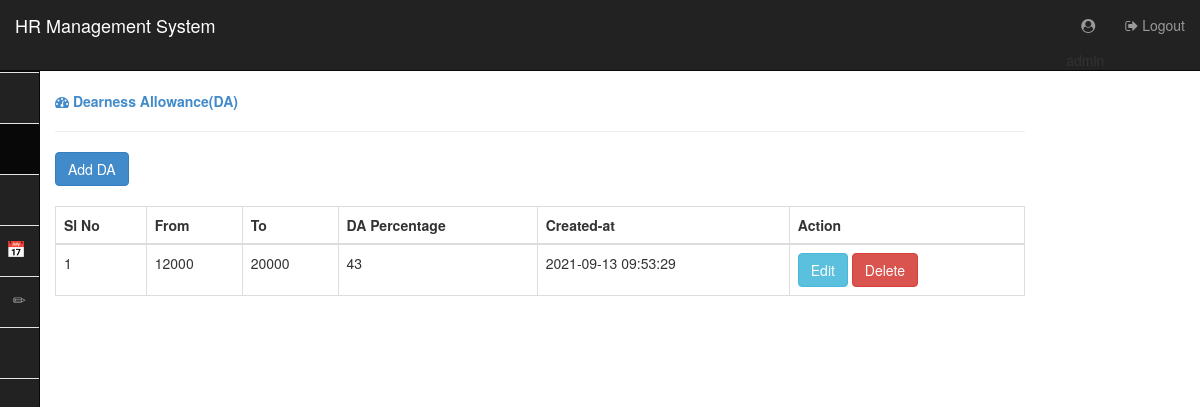
The page /admin/da-index.php (signed in) on the database as committed earlier.
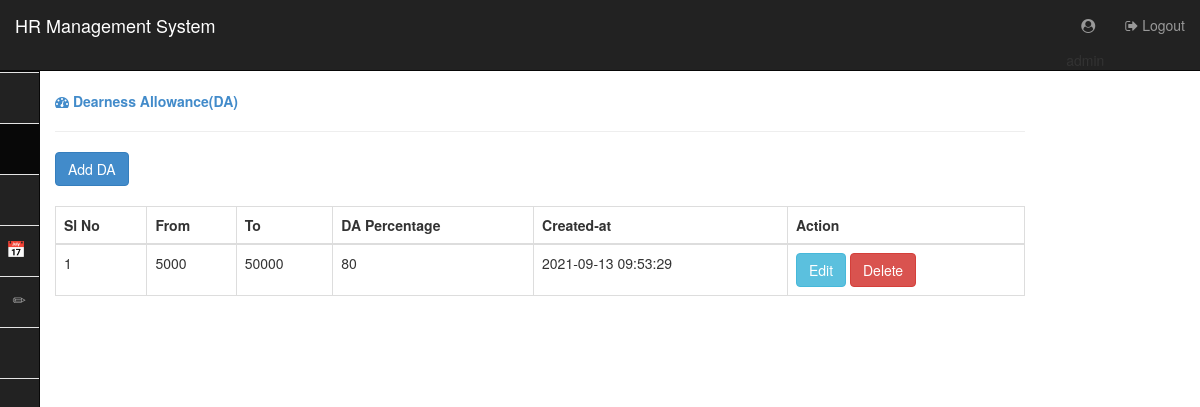
The same page on the database as committed later.
### tables this page shows
CREATE TABLE `da` (
  `id` int NOT NULL,
  `da_from` double NOT NULL,
  `da_to` double NOT NULL,
  `perc` double NOT NULL,
  `created_at` timestamp NOT NULL DEFAULT CURRENT_TIMESTAMP
);

### admin/da-index.php (the view, shortened to what this page needs)
<?php
require_once './header.php';
require_once './sidemenu.php';
require_once './src/database.php';
$sql = "SELECT * FROM da";
$res = $db->query($sql);
$das = [];
while ($row = $res->fetch_object()) {
    $das[] = $row;
}
?>
<div class="col-lg-10 col-md-10 col-sm-12 col-xs-12">
    <a href="#"><strong><span class="fa fa-dashboard"></span> Dearness Allowance(DA)</strong></a>
    <hr>
    <a href="./add-da.php"><button class="btn btn-primary" type="button">Add DA</button></a>
    <br>
    <br>
    <table class="table table-bordered">
        <thead>
            <th>Sl No</th>
            <th>From</th>
            <th>To</th>
            <th>DA Percentage</th>
            <th>Created-at</th>
            <th>Action</th>
        </thead>
        <tbody>
            <?php $i = 0;
            foreach ($das as $d) : ?>
                <tr>
                    <td><?php echo $i + 1 ?></td>
                    <td><?php echo $d->da_from ?></td>
                    <td><?php echo $d->da_to ?></td>
                      <td><?php echo $d->perc ?></td>
                    <td><?php echo $d->created_at ?></td>
                    <td>
                        <a href="./edit-da.php?edit=<?php echo $d->id ?>" class="btn btn-info">Edit</a>
                        <a onclick='return confirm("Are you sure?")' href="<?php echo $_SERVER['PHP_SELF'] ?>?delete=<?php echo $d->id ?>" class="btn btn-danger">Delete</a>
                    </td>
                </tr>
            <?php $i++; endforeach ?>
        </tbody>
    </table>
</div>
<?php require_once './footer.php'; ?>

### admin/header.php (shortened to what this page needs)
<!doctype html>
<html lang="en">
<head>
    <link rel="stylesheet" href="./res/css/bootstrap.min.css">
    <link href="https://maxcdn.bootstrapcdn.com/font-awesome/4.7.0/css/font-awesome.min.css" type="text/css" rel="stylesheet">
    <link rel="stylesheet" type="text/css" href="./res/css/font-awesome.css">
    <link href="./res/css/style.css" type="text/css" rel="stylesheet">
</head>
<body>
    <div id="top-nav" class="navbar navbar-inverse navbar-static-top" style="background-color:">
        <div class="container-fluid">
            <div class="navbar-header">
                <a class="navbar-brand" href="#">HR Management System</a>
            </div>
            <div class="navbar-collapse collapse">
                <ul class="nav navbar-nav navbar-right">
                    <li>
                        <a role="button"><i class="fa fa-user-circle"></i> </a>
                        <span><?php echo $_SESSION['user'] ?></span>
                    </li>
                    <li><a href="./logout.php"><i class="fa fa-sign-out"></i> Logout</a></li>
                </ul>
            </div>
        </div>
    </div>

### admin/sidemenu.php (shortened to what this page needs)
<nav class="navbar navbar-inverse sidebar" role="navigation" style="margin-top:-20px">
	<div class="container-fluid">
		<div class="collapse navbar-collapse" id="bs-sidebar-navbar-collapse-1">
			<ul class="nav navbar-nav">
				<li class="dropdown">
					<a href="#" class="dropdown-toggle" data-toggle="dropdown">Master<span class="caret"></span><span style="font-size:16px;" class="pull-right hidden-xs showopacity glyphicon glyphicon-cog"></span></a>
				</li>
				<li class="active"><a href="./projects-index.php">Projects<span style="font-size:16px;" class="pull-right hidden-xs showopacity glyphicon glyphicon-file"></span></a></li>
				<li><a href="./assigned-project-index.php">Assign Project<span style="font-size:16px;" class="pull-right hidden-xs showopacity glyphicon glyphicon-list-alt"></span></a></li>
				<li><a href="./attendences-index.php">Attendances<span style="font-size:16px;" class="pull-right hidden-xs showopacity glyphicon glyphicon-calendar"></span></a></li>
				<li><a href="./pay-calculation.php">Pay Calculation<span style="font-size:16px;" class="pull-right hidden-xs showopacity glyphicon glyphicon-pencil"></span></a></li>
				<li><a href="./payslip.php">payslip<span style="font-size:16px;" class="pull-right hidden-xs showopacity glyphicon glyphicon-credit-card"></span></a></li>
			</ul>
		</div>
	</div>
</nav>
<div class="main">
</div>

### admin/footer.php (shortened to what this page needs)
    </body>
</html>

### admin/res/css/style.css (style rules this page uses)
body { min-height: 100vh; }
body, html { height: 100%; }
nav.sidebar.navbar { border-radius: 0px; }
nav.sidebar, .main { -webkit-transition: margin 200ms ease-out; -moz-transition: margin 200ms ease-out; -o-transition: margin 200ms ease-out; transition: margin 200ms ease-out; }
.main { padding: 10px 10px 0 10px; }
@media (min-width: 768px) { .main { position: absolute; width: calc(100% - 40px); margin-left: 40px; float: right; } }
@media (min-width: 768px) { nav.sidebar.navbar.sidebar > .container .navbar-brand, .navbar > .container-fluid .navbar-brand { margin-left: 0px; } }
@media (min-width: 768px) { nav.sidebar a { padding-right: 13px; } }
@media (min-width: 768px) { nav.sidebar .navbar-nav > li:first-child { border-top: 1px #e5e5e5 solid; } }
@media (min-width: 768px) { nav.sidebar .navbar-nav > li { border-bottom: 1px #e5e5e5 solid; } }
@media (min-width: 768px) { nav.sidebar .navbar-collapse, nav.sidebar .container-fluid { padding: 0 0px 0 0px; } }
@media (min-width: 768px) { nav.sidebar { width: 200px; height: 100%; margin-left: -160px; float: left; z-index: 8000; margin-bottom: 0px; } }
@media (min-width: 768px) { nav.sidebar li { width: 100%; } }

Rows that differ between the two databases and show on the page:
changed da: da_from "12000" → "5000"; da_to "20000" → "50000"; perc "43" → "80"
